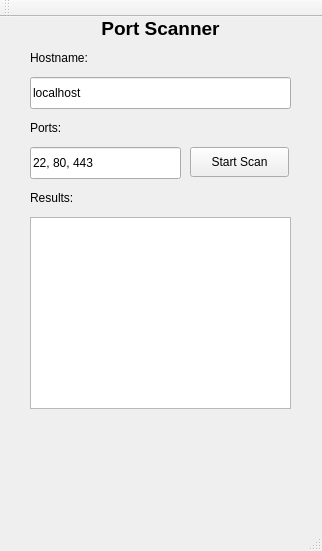
<?xml version="1.0" encoding="UTF-8"?>
<ui version="4.0">
 <class>ScannerGui</class>
 <widget class="QMainWindow" name="ScannerGui">
  <property name="geometry">
   <rect>
    <x>0</x>
    <y>0</y>
    <width>322</width>
    <height>551</height>
   </rect>
  </property>
  <property name="windowTitle">
   <string>ScannerGui</string>
  </property>
  <widget class="QWidget" name="centralWidget">
   <widget class="QLineEdit" name="hostnameEntry">
    <property name="geometry">
     <rect>
      <x>30</x>
      <y>60</y>
      <width>261</width>
      <height>32</height>
     </rect>
    </property>
    <property name="text">
     <string>localhost</string>
    </property>
   </widget>
   <widget class="QLineEdit" name="portEntry">
    <property name="geometry">
     <rect>
      <x>30</x>
      <y>130</y>
      <width>151</width>
      <height>32</height>
     </rect>
    </property>
    <property name="text">
     <string>22, 80, 443</string>
    </property>
   </widget>
   <widget class="QPushButton" name="startButton">
    <property name="geometry">
     <rect>
      <x>190</x>
      <y>130</y>
      <width>99</width>
      <height>30</height>
     </rect>
    </property>
    <property name="text">
     <string>Start Scan</string>
    </property>
   </widget>
   <widget class="QTextBrowser" name="resultWindow">
    <property name="geometry">
     <rect>
      <x>30</x>
      <y>200</y>
      <width>261</width>
      <height>192</height>
     </rect>
    </property>
   </widget>
   <widget class="QLabel" name="portsLabel">
    <property name="geometry">
     <rect>
      <x>30</x>
      <y>100</y>
      <width>68</width>
      <height>22</height>
     </rect>
    </property>
    <property name="text">
     <string>Ports:</string>
    </property>
   </widget>
   <widget class="QLabel" name="hostnameLabel">
    <property name="geometry">
     <rect>
      <x>30</x>
      <y>30</y>
      <width>111</width>
      <height>22</height>
     </rect>
    </property>
    <property name="text">
     <string>Hostname:</string>
    </property>
   </widget>
   <widget class="QLabel" name="portScannerLabel">
    <property name="geometry">
     <rect>
      <x>30</x>
      <y>0</y>
      <width>261</width>
      <height>22</height>
     </rect>
    </property>
    <property name="font">
     <font>
      <pointsize>14</pointsize>
      <weight>75</weight>
      <italic>false</italic>
      <bold>true</bold>
      <underline>false</underline>
      <kerning>true</kerning>
     </font>
    </property>
    <property name="focusPolicy">
     <enum>Qt::NoFocus</enum>
    </property>
    <property name="text">
     <string>Port Scanner</string>
    </property>
    <property name="scaledContents">
     <bool>false</bool>
    </property>
    <property name="alignment">
     <set>Qt::AlignCenter</set>
    </property>
    <property name="wordWrap">
     <bool>false</bool>
    </property>
   </widget>
   <widget class="QLabel" name="resultsLabel">
    <property name="geometry">
     <rect>
      <x>30</x>
      <y>170</y>
      <width>68</width>
      <height>22</height>
     </rect>
    </property>
    <property name="text">
     <string>Results:</string>
    </property>
   </widget>
  </widget>
  <widget class="QMenuBar" name="menuBar">
   <property name="geometry">
    <rect>
     <x>0</x>
     <y>0</y>
     <width>322</width>
     <height>28</height>
    </rect>
   </property>
  </widget>
  <widget class="QToolBar" name="mainToolBar">
   <attribute name="toolBarArea">
    <enum>TopToolBarArea</enum>
   </attribute>
   <attribute name="toolBarBreak">
    <bool>false</bool>
   </attribute>
  </widget>
  <widget class="QStatusBar" name="statusBar"/>
 </widget>
 <layoutdefault spacing="6" margin="11"/>
 <resources/>
 <connections/>
</ui>
